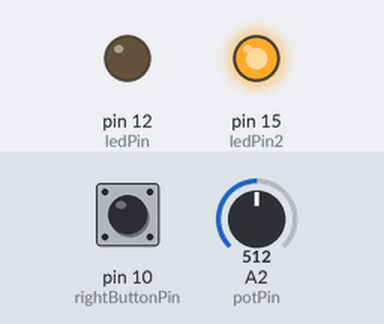
Bench run of a sketch on a simulated Arduino Uno, built with avr-gcc and run on an emulated ATmega328P. On the bench: output pins drawn as LEDs (lit = HIGH). The inputs (shaded band) are chosen by the test bench; at power-on: A2 (potPin) = 512, pin 10 (rightButtonPin) HIGH. What the sketch prints to the serial monitor is not drawn.

Above: at 1.2 s.
1.3 s: A2 (potPin) set to 527
At 2.4 s:
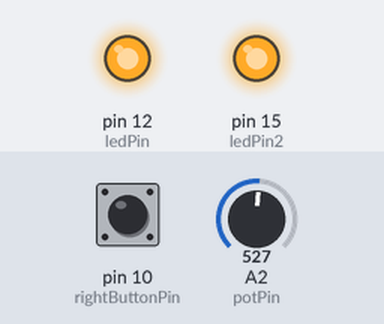
2.8 s: pin 10 (rightButtonPin) pulled LOW for 0.15 s
At 2.87 s:
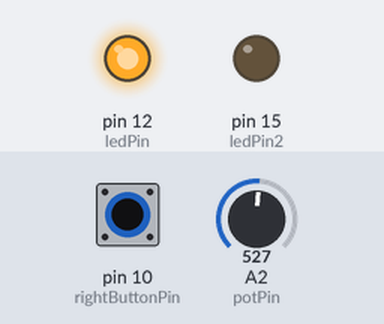
4.4 s: pin 10 (rightButtonPin) pulled LOW for 3.2 s
At 8.4 s:
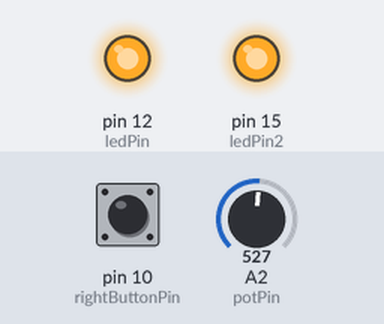
10.6 s: A2 (potPin) set to 511
At 11.9 s:
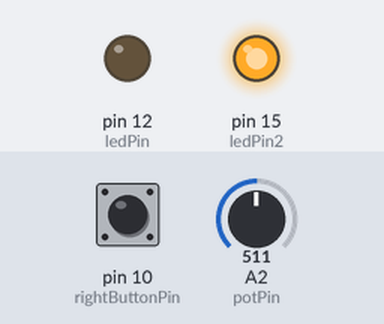
13.6 s: pin 10 (rightButtonPin) pulled LOW for 1 s
At 14.1 s:
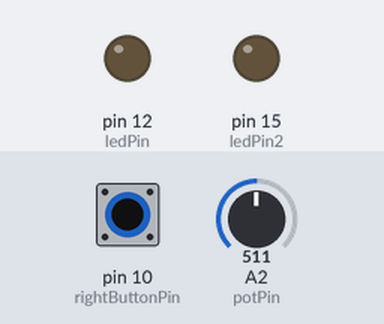
Timing chart, 0 to 16.6 s (numbered marks = the images above; inputs shaded):
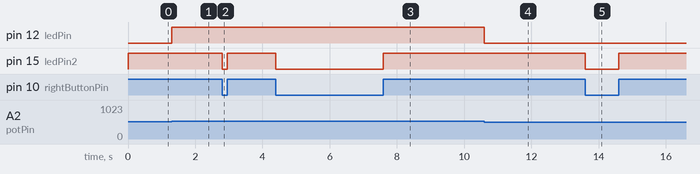

Measured:
- the behaviour switches between 513 and 514 on A2 (potPin) (found by bisection; images 0 and 1)
- after the input at 1.3 s, pin 12 (ledPin): LOW → HIGH at once
- after the input at 2.8 s, pin 15 (ledPin2): HIGH → LOW at once, → HIGH 0.15 s later
- after the input at 4.4 s, pin 15 (ledPin2): HIGH → LOW at once, → HIGH 3.2 s later
- after the input at 10.6 s, pin 12 (ledPin): HIGH → LOW at once
- after the input at 13.6 s, pin 15 (ledPin2): HIGH → LOW at once, → HIGH 1.0 s later

The sketch:

Final_Sketch.ino
```cpp
//
const int ledPin = 12;
const int ledPin2 = 15;
// button pins

int leftButtonPin = 9; //Left Input
int rightButtonPin= 10;//Right Input

const int potPin = 2;
const int adcPin = 1;

int value;
int ms = 250;
bool ledState = 0;

void setup() {
  // put your setup code here, to run once:
  //Left Button
  pinMode(ledPin, OUTPUT);
  pinMode(leftButtonPin,INPUT);
  //Right Button
  pinMode(ledPin2, OUTPUT);
  pinMode(rightButtonPin,INPUT);
  Serial.begin(115200);
}

void loop() {
  // Read the Pots Value
  int potValue = analogRead(potPin);

  //maps the pot value to the LED brightness
  int brightness = map(potValue, 0, 1023, 0, 255);

  //LED's brightness is set using PWM
  analogWrite(ledPin, brightness);
  Serial.print("Brightness");
  Serial.println(brightness);
  // put your main code here, to run repeatedly:
  //Led Pins to show that the buttons work or which diretion it's going
 /* if(digitalRead(leftButtonPin) == LOW) {
    digitalWrite(ledPin, LOW);
  }
  else{ // if button is pressed
  digitalWrite(ledPin,HIGH);
  }*/
  //Right Button
  if(digitalRead(rightButtonPin) == LOW) {
    digitalWrite(ledPin2, LOW);
  }
  else{ // if button is pressed
  digitalWrite(ledPin2,HIGH);

  }
}
```
